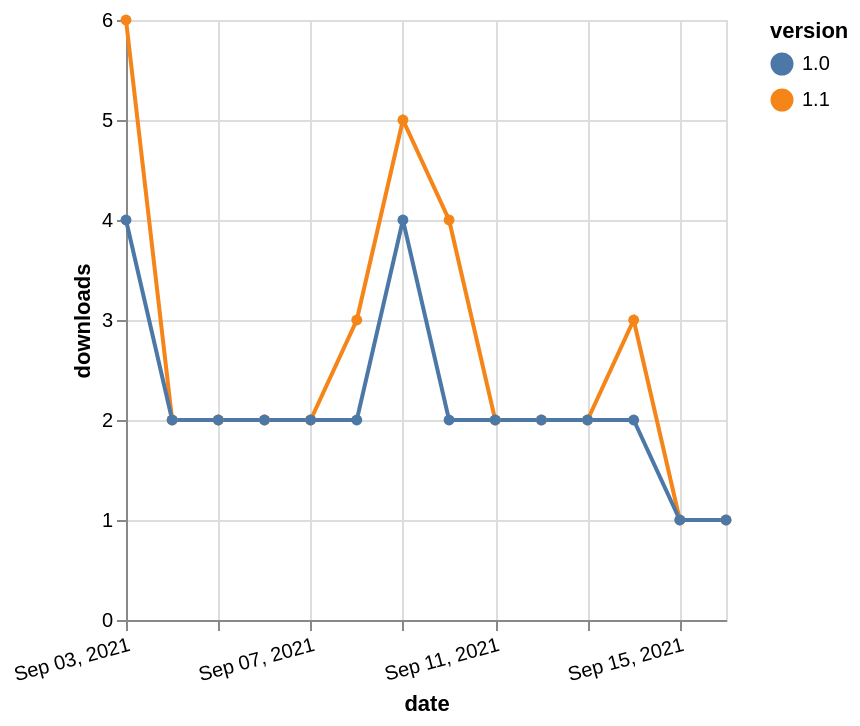

Vega-Lite specification stored for this chart:
### Vega-Lite specification from a JSON file in a GitHub repository (floating-point values rounded to 4 significant figures)
{"$schema": "https://vega.github.io/schema/vega-lite/v5.json", "description": "A simple bar chart with embedded data.", "data": {"values": [{"date": "2021-09-03", "total": 121, "delta": 6, "version": "1.1"}, {"date": "2021-09-04", "total": 123, "delta": 2, "version": "1.1"}, {"date": "2021-09-05", "total": 125, "delta": 2, "version": "1.1"}, {"date": "2021-09-06", "total": 127, "delta": 2, "version": "1.1"}, {"date": "2021-09-07", "total": 129, "delta": 2, "version": "1.1"}, {"date": "2021-09-08", "total": 132, "delta": 3, "version": "1.1"}, {"date": "2021-09-09", "total": 137, "delta": 5, "version": "1.1"}, {"date": "2021-09-10", "total": 141, "delta": 4, "version": "1.1"}, {"date": "2021-09-11", "total": 143, "delta": 2, "version": "1.1"}, {"date": "2021-09-12", "total": 145, "delta": 2, "version": "1.1"}, {"date": "2021-09-13", "total": 147, "delta": 2, "version": "1.1"}, {"date": "2021-09-14", "total": 150, "delta": 3, "version": "1.1"}, {"date": "2021-09-15", "total": 151, "delta": 1, "version": "1.1"}, {"date": "2021-09-16", "total": 152, "delta": 1, "version": "1.1"}, {"date": "2021-09-03", "total": 59, "delta": 4, "version": "1.0"}, {"date": "2021-09-04", "total": 61, "delta": 2, "version": "1.0"}, {"date": "2021-09-05", "total": 63, "delta": 2, "version": "1.0"}, {"date": "2021-09-06", "total": 65, "delta": 2, "version": "1.0"}, {"date": "2021-09-07", "total": 67, "delta": 2, "version": "1.0"}, {"date": "2021-09-08", "total": 69, "delta": 2, "version": "1.0"}, {"date": "2021-09-09", "total": 73, "delta": 4, "version": "1.0"}, {"date": "2021-09-10", "total": 75, "delta": 2, "version": "1.0"}, {"date": "2021-09-11", "total": 77, "delta": 2, "version": "1.0"}, {"date": "2021-09-12", "total": 79, "delta": 2, "version": "1.0"}, {"date": "2021-09-13", "total": 81, "delta": 2, "version": "1.0"}, {"date": "2021-09-14", "total": 83, "delta": 2, "version": "1.0"}, {"date": "2021-09-15", "total": 84, "delta": 1, "version": "1.0"}, {"date": "2021-09-16", "total": 85, "delta": 1, "version": "1.0"}]}, "width": "container", "mark": {"type": "line", "point": {"filled": true}}, "encoding": {"x": {"field": "date", "type": "temporal", "timeUnit": "yearmonthdate", "title": "date", "axis": {"labelAngle": -15}}, "y": {"field": "delta", "type": "quantitative", "title": "downloads"}, "color": {"field": "version", "type": "nominal"}, "tooltip": {"field": "delta"}}}
